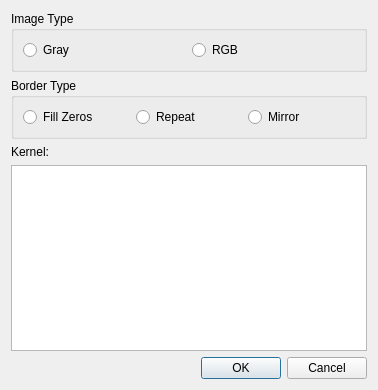
<?xml version="1.0" encoding="UTF-8"?>
<ui version="4.0">
 <class>DialogLinear</class>
 <widget class="QDialog" name="DialogLinear">
  <property name="geometry">
   <rect>
    <x>0</x>
    <y>0</y>
    <width>378</width>
    <height>390</height>
   </rect>
  </property>
  <property name="windowTitle">
   <string>Dialog</string>
  </property>
  <layout class="QVBoxLayout" name="verticalLayout">
   <item>
    <widget class="QGroupBox" name="groupBox_imageType">
     <property name="title">
      <string>Image Type</string>
     </property>
     <layout class="QHBoxLayout" name="horizontalLayout">
      <item>
       <widget class="QRadioButton" name="radioButton_gray">
        <property name="text">
         <string>Gray</string>
        </property>
       </widget>
      </item>
      <item>
       <widget class="QRadioButton" name="radioButton_rgb">
        <property name="text">
         <string>RGB</string>
        </property>
       </widget>
      </item>
     </layout>
    </widget>
   </item>
   <item>
    <widget class="QGroupBox" name="groupBox_borderType">
     <property name="title">
      <string>Border Type</string>
     </property>
     <layout class="QHBoxLayout" name="horizontalLayout_2">
      <item>
       <widget class="QRadioButton" name="radioButton_fillZeros">
        <property name="text">
         <string>Fill Zeros</string>
        </property>
       </widget>
      </item>
      <item>
       <widget class="QRadioButton" name="radioButton_repeat">
        <property name="text">
         <string>Repeat</string>
        </property>
       </widget>
      </item>
      <item>
       <widget class="QRadioButton" name="radioButton_mirror">
        <property name="text">
         <string>Mirror</string>
        </property>
       </widget>
      </item>
     </layout>
    </widget>
   </item>
   <item>
    <widget class="QLabel" name="label_kernel">
     <property name="text">
      <string>Kernel:</string>
     </property>
    </widget>
   </item>
   <item>
    <widget class="QTextEdit" name="textEdit"/>
   </item>
   <item>
    <widget class="QDialogButtonBox" name="buttonBox">
     <property name="orientation">
      <enum>Qt::Horizontal</enum>
     </property>
     <property name="standardButtons">
      <set>QDialogButtonBox::Cancel|QDialogButtonBox::Ok</set>
     </property>
    </widget>
   </item>
  </layout>
 </widget>
 <resources/>
 <connections>
  <connection>
   <sender>buttonBox</sender>
   <signal>accepted()</signal>
   <receiver>DialogLinear</receiver>
   <slot>accept()</slot>
   <hints>
    <hint type="sourcelabel">
     <x>248</x>
     <y>254</y>
    </hint>
    <hint type="destinationlabel">
     <x>157</x>
     <y>274</y>
    </hint>
   </hints>
  </connection>
  <connection>
   <sender>buttonBox</sender>
   <signal>rejected()</signal>
   <receiver>DialogLinear</receiver>
   <slot>reject()</slot>
   <hints>
    <hint type="sourcelabel">
     <x>316</x>
     <y>260</y>
    </hint>
    <hint type="destinationlabel">
     <x>286</x>
     <y>274</y>
    </hint>
   </hints>
  </connection>
 </connections>
</ui>
